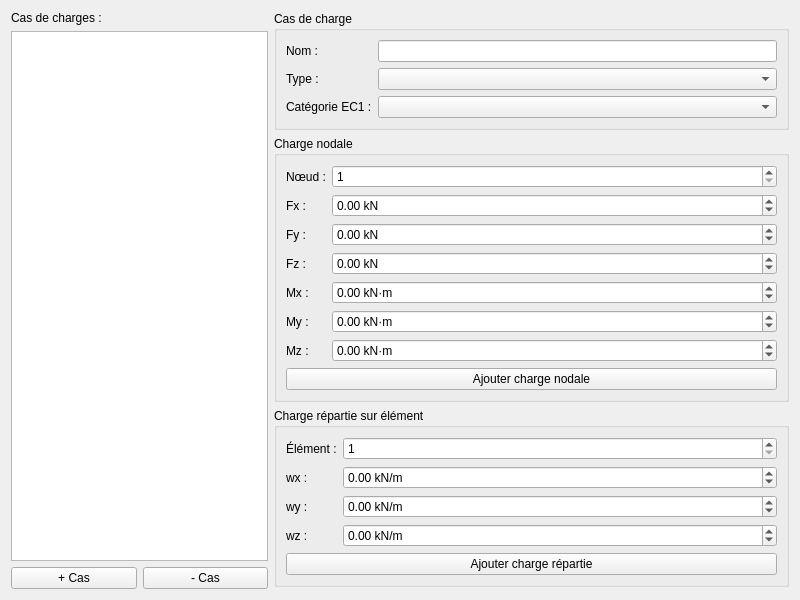
<?xml version="1.0" encoding="UTF-8"?>
<ui version="4.0">
 <class>LoadEditorForm</class>
 <widget class="QWidget" name="LoadEditorForm">
  <property name="geometry">
   <rect>
    <x>0</x>
    <y>0</y>
    <width>800</width>
    <height>600</height>
   </rect>
  </property>
  <layout class="QHBoxLayout" name="horizontalLayout" stretch="1,2">
   <!-- Left panel: load case list -->
   <item>
    <layout class="QVBoxLayout" name="leftLayout">
     <item>
      <widget class="QLabel" name="lbl_loads">
       <property name="text">
        <string>Cas de charges :</string>
       </property>
      </widget>
     </item>
     <item>
      <widget class="QListWidget" name="lst_loads"/>
     </item>
     <item>
      <layout class="QHBoxLayout" name="btnLayout">
       <item>
        <widget class="QPushButton" name="btn_add_load">
         <property name="text">
          <string>+ Cas</string>
         </property>
        </widget>
       </item>
       <item>
        <widget class="QPushButton" name="btn_del_load">
         <property name="text">
          <string>- Cas</string>
         </property>
        </widget>
       </item>
      </layout>
     </item>
    </layout>
   </item>
   <!-- Right panel: detail -->
   <item>
    <layout class="QVBoxLayout" name="rightLayout">
     <!-- Group: load case info -->
     <item>
      <widget class="QGroupBox" name="grp_info">
       <property name="title">
        <string>Cas de charge</string>
       </property>
       <layout class="QFormLayout" name="infoFormLayout">
        <item row="0" column="0">
         <widget class="QLabel" name="lbl_name">
          <property name="text">
           <string>Nom :</string>
          </property>
         </widget>
        </item>
        <item row="0" column="1">
         <widget class="QLineEdit" name="edt_name"/>
        </item>
        <item row="1" column="0">
         <widget class="QLabel" name="lbl_type">
          <property name="text">
           <string>Type :</string>
          </property>
         </widget>
        </item>
        <item row="1" column="1">
         <widget class="QComboBox" name="cmb_type"/>
        </item>
        <item row="2" column="0">
         <widget class="QLabel" name="lbl_category">
          <property name="text">
           <string>Catégorie EC1 :</string>
          </property>
         </widget>
        </item>
        <item row="2" column="1">
         <widget class="QComboBox" name="cmb_category"/>
        </item>
       </layout>
      </widget>
     </item>
     <!-- Group: nodal load -->
     <item>
      <widget class="QGroupBox" name="grp_nodal">
       <property name="title">
        <string>Charge nodale</string>
       </property>
       <layout class="QFormLayout" name="nodalFormLayout">
        <item row="0" column="0">
         <widget class="QLabel" name="lbl_node_tag">
          <property name="text">
           <string>Nœud :</string>
          </property>
         </widget>
        </item>
        <item row="0" column="1">
         <widget class="QSpinBox" name="spn_node_tag">
          <property name="minimum">
           <number>1</number>
          </property>
          <property name="maximum">
           <number>99999</number>
          </property>
         </widget>
        </item>
        <item row="1" column="0">
         <widget class="QLabel" name="lbl_fx">
          <property name="text">
           <string>Fx :</string>
          </property>
         </widget>
        </item>
        <item row="1" column="1">
         <widget class="QDoubleSpinBox" name="spn_fx">
          <property name="minimum">
           <double>-1000000000.000000000000000</double>
          </property>
          <property name="maximum">
           <double>1000000000.000000000000000</double>
          </property>
          <property name="decimals">
           <number>2</number>
          </property>
          <property name="suffix">
           <string> kN</string>
          </property>
         </widget>
        </item>
        <item row="2" column="0">
         <widget class="QLabel" name="lbl_fy">
          <property name="text">
           <string>Fy :</string>
          </property>
         </widget>
        </item>
        <item row="2" column="1">
         <widget class="QDoubleSpinBox" name="spn_fy">
          <property name="minimum">
           <double>-1000000000.000000000000000</double>
          </property>
          <property name="maximum">
           <double>1000000000.000000000000000</double>
          </property>
          <property name="decimals">
           <number>2</number>
          </property>
          <property name="suffix">
           <string> kN</string>
          </property>
         </widget>
        </item>
        <item row="3" column="0">
         <widget class="QLabel" name="lbl_fz">
          <property name="text">
           <string>Fz :</string>
          </property>
         </widget>
        </item>
        <item row="3" column="1">
         <widget class="QDoubleSpinBox" name="spn_fz">
          <property name="minimum">
           <double>-1000000000.000000000000000</double>
          </property>
          <property name="maximum">
           <double>1000000000.000000000000000</double>
          </property>
          <property name="decimals">
           <number>2</number>
          </property>
          <property name="suffix">
           <string> kN</string>
          </property>
         </widget>
        </item>
        <item row="4" column="0">
         <widget class="QLabel" name="lbl_mx">
          <property name="text">
           <string>Mx :</string>
          </property>
         </widget>
        </item>
        <item row="4" column="1">
         <widget class="QDoubleSpinBox" name="spn_mx">
          <property name="minimum">
           <double>-1000000000.000000000000000</double>
          </property>
          <property name="maximum">
           <double>1000000000.000000000000000</double>
          </property>
          <property name="decimals">
           <number>2</number>
          </property>
          <property name="suffix">
           <string> kN·m</string>
          </property>
         </widget>
        </item>
        <item row="5" column="0">
         <widget class="QLabel" name="lbl_my">
          <property name="text">
           <string>My :</string>
          </property>
         </widget>
        </item>
        <item row="5" column="1">
         <widget class="QDoubleSpinBox" name="spn_my">
          <property name="minimum">
           <double>-1000000000.000000000000000</double>
          </property>
          <property name="maximum">
           <double>1000000000.000000000000000</double>
          </property>
          <property name="decimals">
           <number>2</number>
          </property>
          <property name="suffix">
           <string> kN·m</string>
          </property>
         </widget>
        </item>
        <item row="6" column="0">
         <widget class="QLabel" name="lbl_mz">
          <property name="text">
           <string>Mz :</string>
          </property>
         </widget>
        </item>
        <item row="6" column="1">
         <widget class="QDoubleSpinBox" name="spn_mz">
          <property name="minimum">
           <double>-1000000000.000000000000000</double>
          </property>
          <property name="maximum">
           <double>1000000000.000000000000000</double>
          </property>
          <property name="decimals">
           <number>2</number>
          </property>
          <property name="suffix">
           <string> kN·m</string>
          </property>
         </widget>
        </item>
        <item row="7" column="0" colspan="2">
         <widget class="QPushButton" name="btn_add_nodal">
          <property name="text">
           <string>Ajouter charge nodale</string>
          </property>
         </widget>
        </item>
       </layout>
      </widget>
     </item>
     <!-- Group: element load -->
     <item>
      <widget class="QGroupBox" name="grp_elem">
       <property name="title">
        <string>Charge répartie sur élément</string>
       </property>
       <layout class="QFormLayout" name="elemFormLayout">
        <item row="0" column="0">
         <widget class="QLabel" name="lbl_elem_tag">
          <property name="text">
           <string>Élément :</string>
          </property>
         </widget>
        </item>
        <item row="0" column="1">
         <widget class="QSpinBox" name="spn_elem_tag">
          <property name="minimum">
           <number>1</number>
          </property>
          <property name="maximum">
           <number>99999</number>
          </property>
         </widget>
        </item>
        <item row="1" column="0">
         <widget class="QLabel" name="lbl_wx">
          <property name="text">
           <string>wx :</string>
          </property>
         </widget>
        </item>
        <item row="1" column="1">
         <widget class="QDoubleSpinBox" name="spn_wx">
          <property name="minimum">
           <double>-1000000000.000000000000000</double>
          </property>
          <property name="maximum">
           <double>1000000000.000000000000000</double>
          </property>
          <property name="decimals">
           <number>2</number>
          </property>
          <property name="suffix">
           <string> kN/m</string>
          </property>
         </widget>
        </item>
        <item row="2" column="0">
         <widget class="QLabel" name="lbl_wy">
          <property name="text">
           <string>wy :</string>
          </property>
         </widget>
        </item>
        <item row="2" column="1">
         <widget class="QDoubleSpinBox" name="spn_wy">
          <property name="minimum">
           <double>-1000000000.000000000000000</double>
          </property>
          <property name="maximum">
           <double>1000000000.000000000000000</double>
          </property>
          <property name="decimals">
           <number>2</number>
          </property>
          <property name="suffix">
           <string> kN/m</string>
          </property>
         </widget>
        </item>
        <item row="3" column="0">
         <widget class="QLabel" name="lbl_wz">
          <property name="text">
           <string>wz :</string>
          </property>
         </widget>
        </item>
        <item row="3" column="1">
         <widget class="QDoubleSpinBox" name="spn_wz">
          <property name="minimum">
           <double>-1000000000.000000000000000</double>
          </property>
          <property name="maximum">
           <double>1000000000.000000000000000</double>
          </property>
          <property name="decimals">
           <number>2</number>
          </property>
          <property name="suffix">
           <string> kN/m</string>
          </property>
         </widget>
        </item>
        <item row="4" column="0" colspan="2">
         <widget class="QPushButton" name="btn_add_elem">
          <property name="text">
           <string>Ajouter charge répartie</string>
          </property>
         </widget>
        </item>
       </layout>
      </widget>
     </item>
     <!-- Vertical spacer -->
     <item>
      <spacer name="verticalSpacer">
       <property name="orientation">
        <enum>Qt::Vertical</enum>
       </property>
       <property name="sizeHint" stdset="0">
        <size>
         <width>20</width>
         <height>40</height>
        </size>
       </property>
      </spacer>
     </item>
    </layout>
   </item>
  </layout>
 </widget>
 <resources/>
 <connections/>
</ui>
